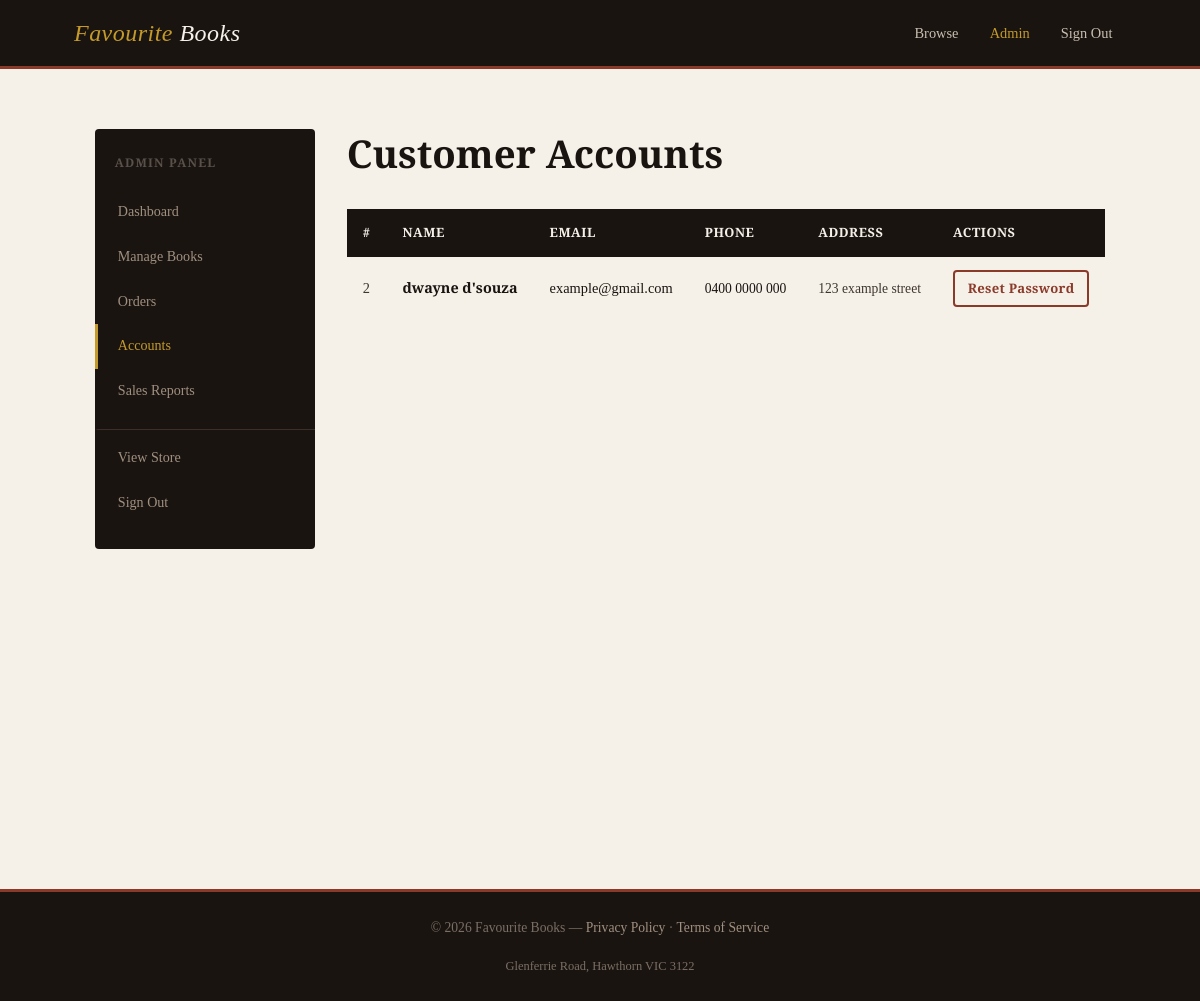
Page /admin/accounts (signed in) on the committed database.
### tables this page shows
CREATE TABLE accounts (
                id INTEGER PRIMARY KEY AUTOINCREMENT,
                name TEXT NOT NULL,
                email TEXT NOT NULL UNIQUE,
                password TEXT NOT NULL,
                phone TEXT,
                address TEXT,
                role TEXT NOT NULL DEFAULT 'customer'
            );

### app.py (the view)
@app.route("/admin/accounts")
@admin_required
def admin_accounts():
    db = Database()
    rows = db.fetchall("SELECT id, name, email, phone, address, role FROM accounts WHERE role = 'customer' ORDER BY name")
    accounts = [dict(r) for r in rows]
    return render_template("admin/accounts.html", accounts=accounts)

### app.py (called while the page is built)
def admin_required(f):
    @wraps(f)
    def decorated(*args, **kwargs):
        if "account_id" not in session:
            flash("Please log in to access this page.", "warning")
            return redirect(url_for("login"))
        if session.get("role") != "admin":
            flash("Administrator access required.", "danger")
            return redirect(url_for("index"))
        return f(*args, **kwargs)
    return decorated

### models/database.py (called while the page is built)
    def __new__(cls):
        if cls._instance is None:
            cls._instance = super().__new__(cls)
            cls._instance._connection = None
        return cls._instance

    def get_connection(self):
        if self._connection is None:
            self._connection = sqlite3.connect(self._db_path, check_same_thread=False)
            self._connection.row_factory = sqlite3.Row
            self._connection.execute("PRAGMA foreign_keys = ON")
        return self._connection

    def fetchall(self, query, params=()):
        conn = self.get_connection()
        cursor = conn.cursor()
        cursor.execute(query, params)
        return cursor.fetchall()

### templates/admin/accounts.html (shortened to what this page needs)
{% extends "admin/base_admin.html" %}
{% block admin_content %}
<h1 style="margin-bottom: 2rem;">Customer Accounts</h1>
{% if accounts %}
  <div class="table-wrap">
    <table>
      <thead>
        <tr>
          <th>#</th>
          <th>Name</th>
          <th>Email</th>
          <th>Phone</th>
          <th>Address</th>
          <th>Actions</th>
        </tr>
      </thead>
      <tbody>
        {% for acc in accounts %}
          <tr>
            <td class="text-muted">{{ acc.id }}</td>
            <td><strong>{{ acc.name }}</strong></td>
            <td>{{ acc.email }}</td>
            <td class="text-small">{{ acc.phone or '—' }}</td>
            <td class="text-small text-muted">{{ acc.address or '—' }}</td>
            <td>
              <a href="{{ url_for('admin_reset_password', account_id=acc.id) }}"
                 class="btn btn-outline btn-sm">Reset Password</a>
            </td>
          </tr>
        {% endfor %}
      </tbody>
    </table>
  </div>
{% else %}
  <div class="empty-state">
    <div class="empty-icon">👤</div>
    <h3>No customer accounts yet</h3>
    <p>Accounts will appear here once customers register.</p>
  </div>
{% endif %}
{% endblock %}

### static/css/style.css (style rules this page uses)
:root { --cream: #f5f0e8; --parchment: #ede8da; --ink: #1a1410; --ink-light: #3d3530; --rust: #8b3a2a; --rust-hover: #6e2d20; --gold: #c49a2a; --sage: #4a5e4a; --border: #d4c9b0; --shadow: rgba(26, 20, 16, 0.12); --success: #3a6b3a; --danger: #8b2a2a; --warning: #7a5c1a; --info: #2a4a6b; --radius: 4px; --transition: 0.2s ease; }
*, *::before, *::after { box-sizing: border-box; margin: 0; padding: 0; }
html { font-size: 16px; scroll-behavior: smooth; }
body { font-family: 'Source Serif 4', Georgia, serif; background-color: var(--cream); color: var(--ink); line-height: 1.7; min-height: 100vh; display: flex; flex-direction: column; }
h1, h2, h3, h4, h5 { font-family: 'Playfair Display', Georgia, serif; font-weight: 700; line-height: 1.25; color: var(--ink); }
h1 { font-size: 2.4rem; }
a { color: var(--rust); text-decoration: none; transition: color var(--transition); }
.btn { display: inline-block; padding: 0.6rem 1.4rem; border: 2px solid transparent; border-radius: var(--radius); font-family: 'Source Serif 4', serif; font-size: 0.9rem; font-weight: 600; cursor: pointer; transition: all var(--transition); text-decoration: none !important; letter-spacing: 0.02em; }
.btn-outline { background: transparent; color: var(--rust); border-color: var(--rust); }
.btn-sm { padding: 0.35rem 0.8rem; font-size: 0.82rem; }
.table-wrap { overflow-x: auto; }
table { width: 100%; border-collapse: collapse; font-size: 0.9rem; }
thead { background: var(--ink); color: var(--cream); }
thead th { padding: 0.8rem 1rem; font-family: 'Source Serif 4', serif; font-weight: 600; text-align: left; letter-spacing: 0.04em; font-size: 0.8rem; text-transform: uppercase; }
tbody tr { border-bottom: 1px solid var(--border); transition: background var(--transition); }
tbody td { padding: 0.8rem 1rem; vertical-align: middle; }
tbody tr:last-child { border-bottom: none; }
.text-muted { color: var(--ink-light); }
.text-small { font-size: 0.85rem; }

### rows in the picture
accounts: id "2", name "dwayne d'souza", email "example@gmail.com", phone "0400 0000 000", address "123 example street"
